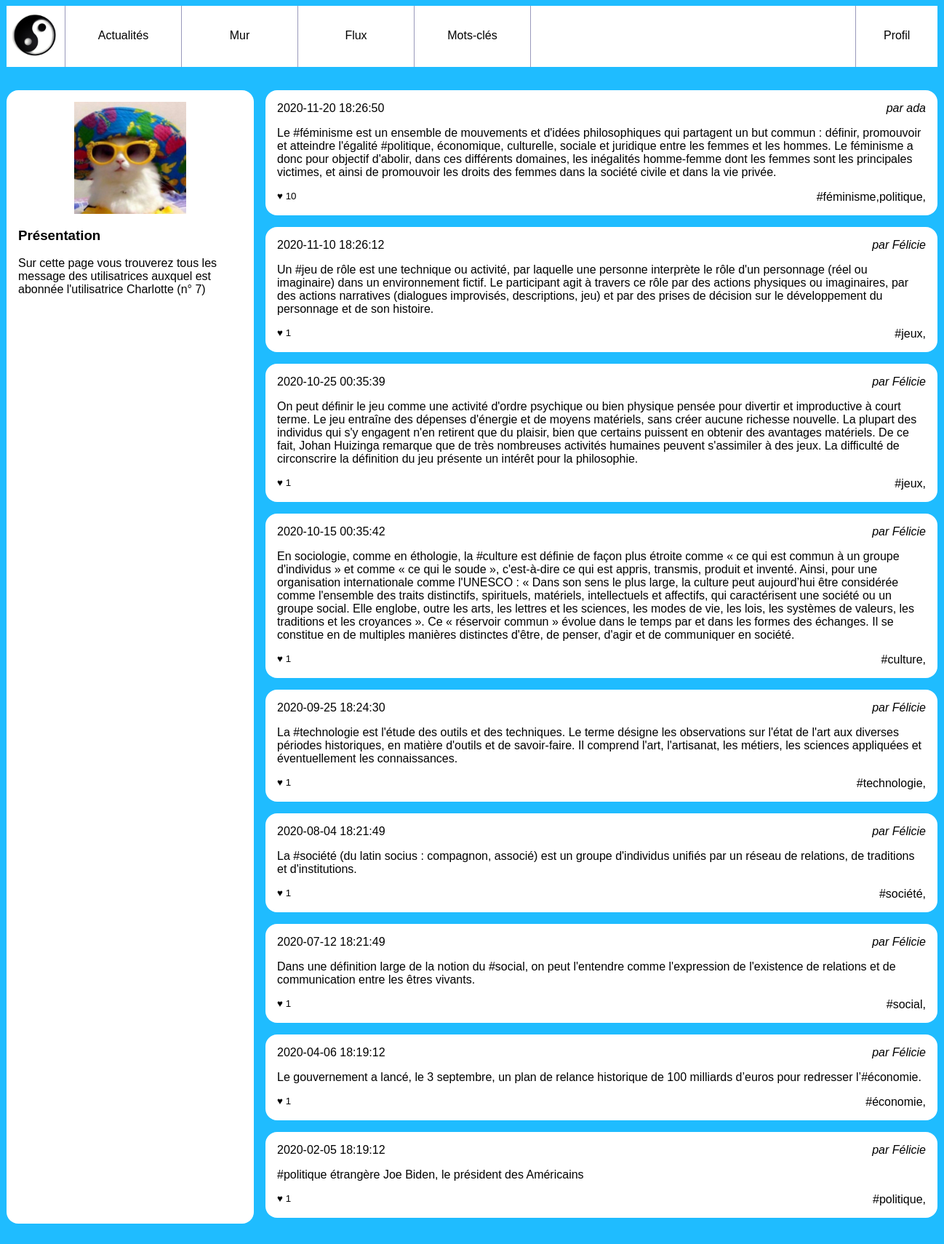
/feed.php?user_id=7, run on the app's committed database.
### tables this page shows
CREATE TABLE IF NOT EXISTS `users` (
  `id` INT UNSIGNED NOT NULL AUTO_INCREMENT,
  `email` VARCHAR(255) NOT NULL,
  `password` VARCHAR(255) NOT NULL,
  `alias` VARCHAR(255) NOT NULL,
  PRIMARY KEY (`id`),
  UNIQUE INDEX `email_UNIQUE` (`email` ASC),
  UNIQUE INDEX `alias_UNIQUE` (`alias` ASC));

### server/db_connect.php (called while the page is built, shortened)
<?php
$userId = isset($_GET['user_id']) ? intval($_GET['user_id']) : null;
?>

### server/queries.php (called while the page is built, shortened)
<?php
$SQL_getUserFromId = "SELECT * FROM `users` WHERE id= '$userId' ";
$SQL_Get_Subscribed_Posts = "
    SELECT users.id as author_id, posts.content,
    posts.created,
    users.alias as author_name,
    count(likes.id) as like_number,
    GROUP_CONCAT(DISTINCT tags.label) AS taglist
    FROM followers
    JOIN users ON users.id=followers.followed_user_id
    JOIN posts ON posts.user_id=users.id
    LEFT JOIN posts_tags ON posts.id = posts_tags.post_id
    LEFT JOIN tags       ON posts_tags.tag_id  = tags.id
    LEFT JOIN likes      ON likes.post_id  = posts.id
    WHERE followers.following_user_id='$userId'
    GROUP BY posts.id
    ORDER BY posts.created DESC
    ";
?>

### feed.php (the view, shortened to what this page needs)
<?php
include "./server/db_connect.php";
include "./server/queries.php";
?>
<!doctype html>
<html lang="fr">
    <head>
        <link rel="stylesheet" href="./client/css/style.css"/>
    </head>
    <body>
        <?php include './client/header.php';?>
        <div id="wrapper">
            <aside>
                <?php
                $lesInformations = $mysqli->query($SQL_getUserFromId);
                $user = $lesInformations->fetch_assoc();
                ?>
                <img src="./client/img/user.jpg" alt="Portrait de l'utilisatrice"/>
                <section>
                    <h3>Présentation</h3>
                    <p>Sur cette page vous trouverez tous les message des utilisatrices
                        auxquel est abonnée l'utilisatrice <?php echo '<a href="wall.php?user_id=' . $userId . '">' . $user['alias'] . '</a>'; ?>
                        (n° <?php echo $userId; ?>)
                    </p>
                </section>
            </aside>
            <main>
                <?php
                $lesInformations = $mysqli->query($SQL_Get_Subscribed_Posts);
                while ($feeds = $lesInformations->fetch_assoc())
                {
                    ?>
                <article>
                    <h3>
                        <time datetime='2020-02-01 11:12:13' ><?php echo $feeds['created'] ?></time>
                    </h3>
                    <address>par <?php echo '<a href="wall.php?user_id=' . $feeds['author_id'] . '">' . $feeds['author_name'] . '</a>'; ?></address>
                    <div>
                        <p><?php echo $feeds['content'] ?></p>
                    </div>
                    <footer>
                        <small>♥ <?php echo $feeds['like_number'] ?></small>
                        <a href="">#<?php echo $feeds['taglist'] ?></a>,
                    </footer>
                </article>
                <?php
                }
                ?>
            </main>
        </div>
    </body>
</html>

### client/css/style.css (style rules this page uses)
body { background-color: #1fbcff; font-family: "Nunito Sans", sans-serif; }
a { text-decoration: none; color: black; }
#wrapper { display: flex; width: 80em; margin: 0 auto 2em auto; }
#wrapper aside { background-color: #fff; flex: 1; padding: 1em; border-radius: 1em; }
#wrapper aside img { display: block; width: 50%; margin: auto; }
#wrapper main { flex: 3; padding-left: 1em; height: 80vh; overflow-y: scroll; }
#wrapper main article { background-color: #fff; padding: 1em; margin-bottom: 1em; border-radius: 1em; }
#wrapper main article h3 { margin: 0; padding: 0; font-weight: normal; font-size: 1em; }
#wrapper main article time { float: left; }
#wrapper main article address { text-align: right; margin-bottom: 1em; }
#wrapper main article p { margin: 0; }
#wrapper main article footer { margin-top: 1em; text-align: right; }
#wrapper main article footer small { float: left; }

### data on the page
users: alias "Charlotte"
users: created "2020-11-20 18:26:50", alias "ada", content "Le #féminisme est un ensemble de mouvements et d'idées philosophiques qui partagent un but commun : définir, promouvoir et atteindre l'égalité #politique, économique, culturelle, sociale et juridique entre les femmes et les hommes. Le féminisme a donc pour objectif d'abolir, dans ces différents domaines, les inégalités homme-femme dont les femmes sont les principales victimes, et ainsi de promouvoir les droits des femmes dans la société civile et dans la vie privée.", like_number "10", taglist "féminisme,politique"
users: created "2020-11-10 18:26:12", alias "Félicie", content "Un #jeu de rôle est une technique ou activité, par laquelle une personne interprète le rôle d'un personnage (réel ou imaginaire) dans un environnement fictif. Le participant agit à travers ce rôle par des actions physiques ou imaginaires, par des actions narratives (dialogues improvisés, descriptions, jeu) et par des prises de décision sur le développement du personnage et de son histoire.", like_number "1", taglist "jeux", created "2020-10-25 00:35:39", content "On peut définir le jeu comme une activité d'ordre psychique ou bien physique pensée pour divertir et improductive à court terme. Le jeu entraîne des dépenses d'énergie et de moyens matériels, sans créer aucune richesse nouvelle. La plupart des individus qui s'y engagent n'en retirent que du plaisir, bien que certains puissent en obtenir des avantages matériels. De ce fait, Johan Huizinga remarque que de très nombreuses activités humaines peuvent s'assimiler à des jeux. La difficulté de circonscrire la définition du jeu présente un intérêt pour la philosophie.", created "2020-10-15 00:35:42", content "En sociologie, comme en éthologie, la #culture est définie de façon plus étroite comme « ce qui est commun à un groupe d'individus » et comme « ce qui le soude », c'est-à-dire ce qui est appris, transmis, produit et inventé. Ainsi, pour une organisation internationale comme l'UNESCO : « Dans son sens le plus large, la culture peut aujourd’hui être considérée comme l'ensemble des traits distinctifs, spirituels, matériels, intellectuels et affectifs, qui caractérisent une société ou un groupe social. Elle englobe, outre les arts, les lettres et les sciences, les modes de vie, les lois, les systèmes de valeurs, les traditions et les croyances ». Ce « réservoir commun » évolue dans le temps par…", taglist "culture", created "2020-09-25 18:24:30", content "La #technologie est l'étude des outils et des techniques. Le terme désigne les observations sur l'état de l'art aux diverses périodes historiques, en matière d'outils et de savoir-faire. Il comprend l'art, l'artisanat, les métiers, les sciences appliquées et éventuellement les connaissances.", taglist "technologie", created "2020-08-04 18:21:49", content "La #société (du latin socius : compagnon, associé) est un groupe d'individus unifiés par un réseau de relations, de traditions et d'institutions.", taglist "société", created "2020-07-12 18:21:49", content "Dans une définition large de la notion du #social, on peut l'entendre comme l'expression de l'existence de relations et de communication entre les êtres vivants.", taglist "social", created "2020-04-06 18:19:12", content "Le gouvernement a lancé, le 3 septembre, un plan de relance historique de 100 milliards d’euros pour redresser l’#économie.", taglist "économie", created "2020-02-05 18:19:12", content "#politique étrangère Joe Biden, le président des Américains", taglist "politique"

### other printed values
$userId "7"
